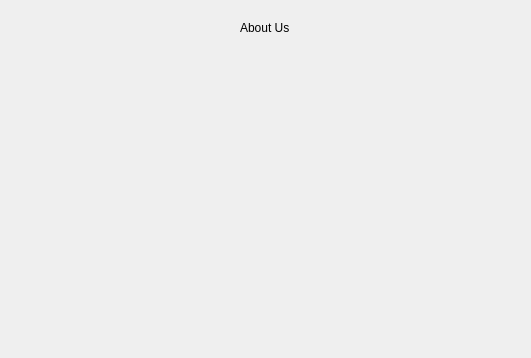
<?xml version="1.0" encoding="UTF-8"?>
<ui version="4.0">
 <class>AboutUsDialog</class>
 <widget class="QWidget" name="AboutUsDialog">
  <property name="geometry">
   <rect>
    <x>0</x>
    <y>0</y>
    <width>531</width>
    <height>358</height>
   </rect>
  </property>
  <property name="windowTitle">
   <string>Form</string>
  </property>
  <widget class="QLabel" name="label">
   <property name="geometry">
    <rect>
     <x>240</x>
     <y>20</y>
     <width>61</width>
     <height>16</height>
    </rect>
   </property>
   <property name="text">
    <string>About Us</string>
   </property>
  </widget>
  <widget class="QLabel" name="movieLabel">
   <property name="geometry">
    <rect>
     <x>0</x>
     <y>0</y>
     <width>531</width>
     <height>361</height>
    </rect>
   </property>
   <property name="text">
    <string/>
   </property>
  </widget>
  <zorder>movieLabel</zorder>
  <zorder>label</zorder>
 </widget>
 <resources/>
 <connections/>
</ui>
